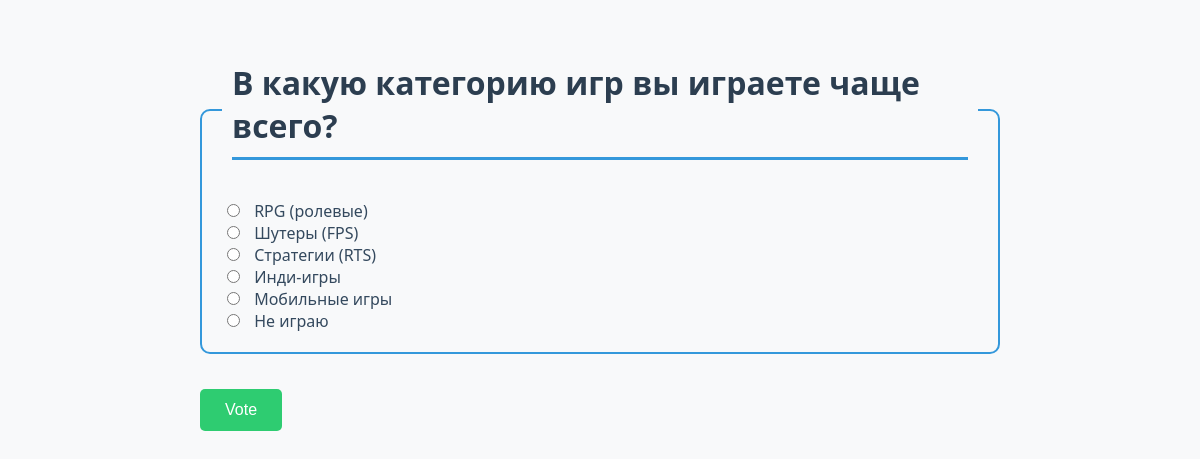
Page /polls/3/ on the committed database.
### polls/models.py (models this page shows, shortened)
class Question(models.Model):
    question_text = models.CharField(max_length=200)
    pub_date = models.DateTimeField('date published')

class Choice(models.Model):
    question = models.ForeignKey(Question, on_delete=models.CASCADE)
    choice_text = models.CharField(max_length=200)
    votes = models.IntegerField(default=0)

### polls/views.py (the view)
# urls.py: path('<int:pk>/', views.DetailView.as_view(), name='detail'),
class DetailView(generic.DetailView):
    model = Question
    template_name = 'polls/detail.html'
    def get_queryset(self):
        return Question.objects.filter(pub_date__lte=timezone.now())

### polls/templates/polls/detail.html (shortened to what this page needs)
{% load static %}
<!DOCTYPE html>
<html lang="en">
<head>
    <link rel="stylesheet" type="text/css" href="{% static 'polls/style.css' %}">
</head>
<body>
    <form action="{% url 'polls:vote' question.id %}" method="post">
    <fieldset>
        <legend><h1>{{ question.question_text }}</h1></legend>
        {% for choice in question.choice_set.all %}
            <input type="radio" name="choice" id="choice{{ forloop.counter }}" value="{{ choice.id }}">
            <label for="choice{{ forloop.counter }}">{{ choice.choice_text }}</label><br>
        {% endfor %}
    </fieldset>
    <input type="submit" value="Vote">
    </form>
</body>
</html>

### polls/static/polls/style.css (style rules this page uses)
body { background: white url("images/background.gif") no-repeat right bottom; font-family: 'Segoe UI', Tahoma, Geneva, Verdana, sans-serif; margin: 20px; padding: 20px; max-width: 800px; margin: 0 auto; background-color: #f8f9fa; }
h1 { color: #2c3e50; border-bottom: 3px solid #3498db; padding-bottom: 10px; margin-bottom: 20px; }
fieldset { border: 2px solid #3498db; border-radius: 10px; padding: 20px; margin: 20px 0; }
legend { color: #2c3e50; font-weight: bold; padding: 0 10px; }
input[type="radio"] { margin-right: 10px; }
label { color: #34495e; font-size: 16px; cursor: pointer; }
input[type="submit"] { background-color: #2ecc71; color: white; border: none; padding: 12px 25px; font-size: 16px; border-radius: 5px; cursor: pointer; transition: background-color 0.3s; margin-top: 15px; }

### rows in the picture
Question: question_text "В какую категорию игр вы играете чаще всего?"
Choice: choice_text "RPG (ролевые)"
Choice: choice_text "Шутеры (FPS)"
Choice: choice_text "Стратегии (RTS)"
Choice: choice_text "Инди-игры"
Choice: choice_text "Мобильные игры"
Choice: choice_text "Не играю"
